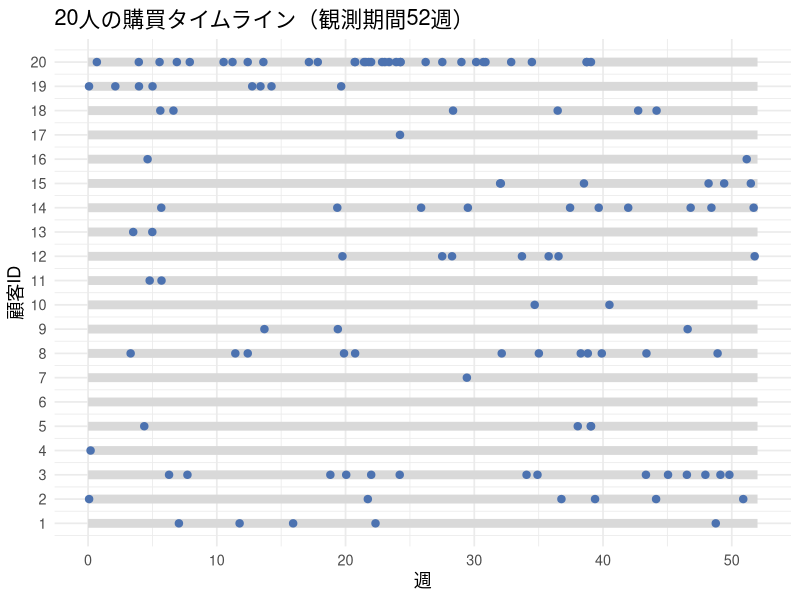
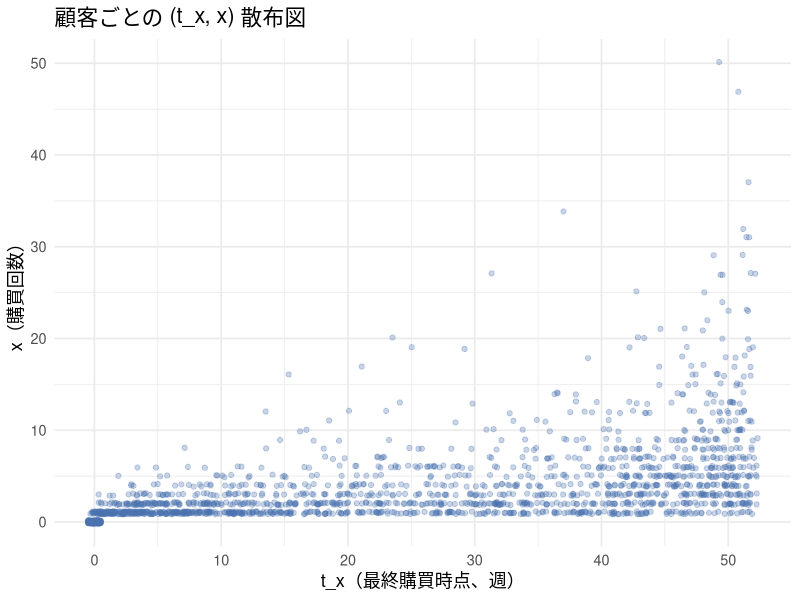
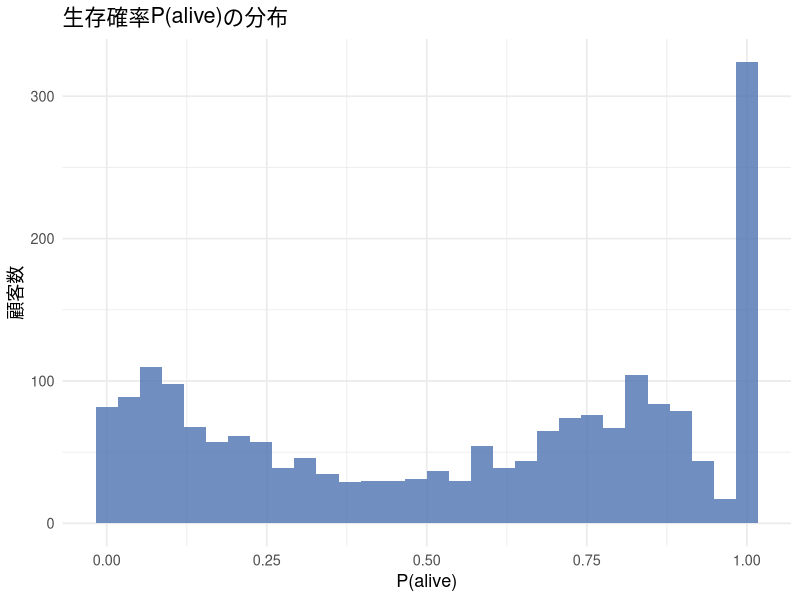
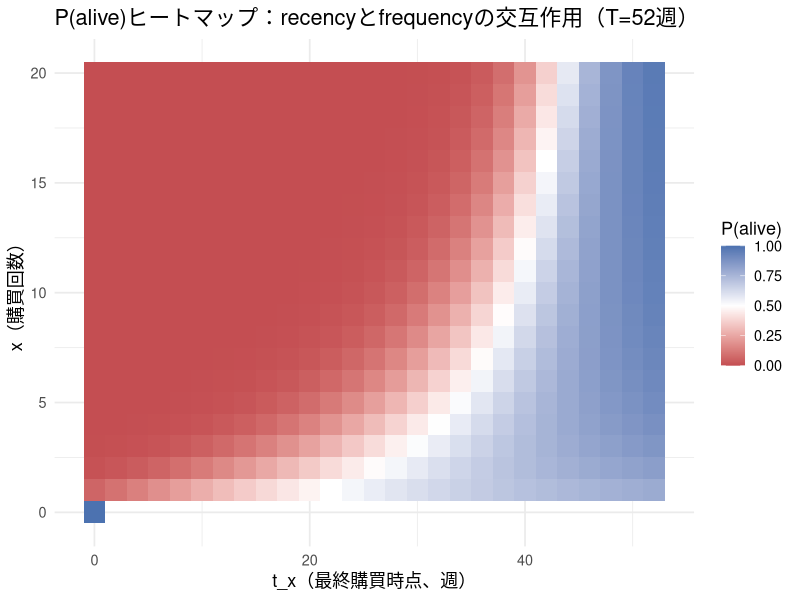
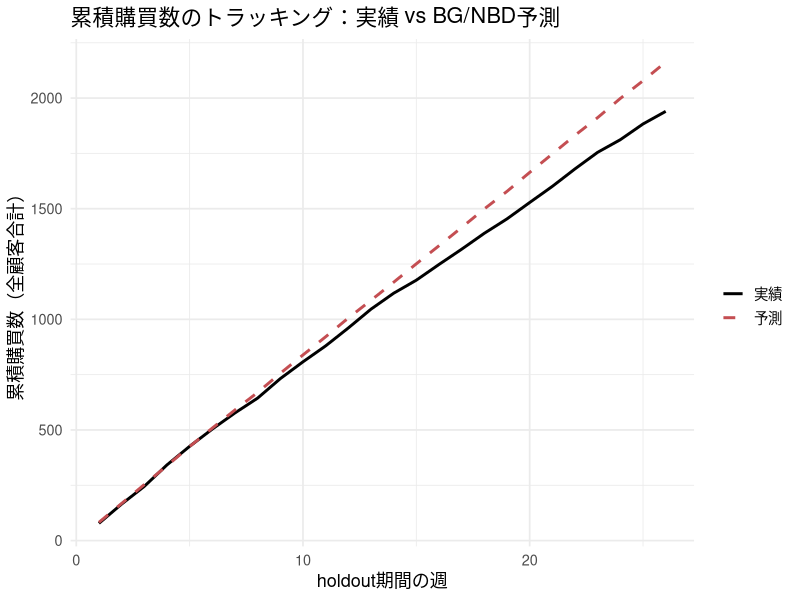
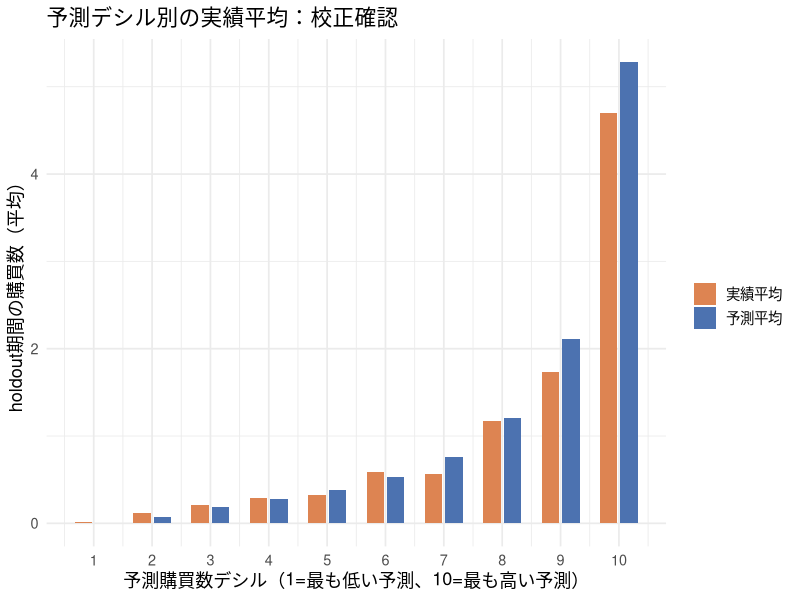

These figures' R source, in order:
## ---- chunk 1
#| include: false
library(ggplot2)
library(dplyr)
library(tidyr)
library(knitr)

set.seed(202610)

theme_lecture <- function() {
  fam <- if (Sys.info()[["sysname"]] == "Darwin") "Hiragino Sans" else ""
  theme_minimal(base_size = 13, base_family = fam)
}
theme_set(theme_lecture())
knitr::opts_chunk$set(fig.align = "center", dpi = 144)
options(scipen = 8)
## ---- chunk 2
#| label: fig-lec10-timeline
#| fig-cap: "20人分の購買タイムライン（横軸=観測期間の週。点=購買イベント）"

simulate_customer_events <- function(lambda, p_drop, T) {
  t <- 0
  events <- c()
  repeat {
    wait <- rexp(1, rate = lambda)
    t_next <- t + wait
    if (t_next > T) break
    t <- t_next
    events <- c(events, t)
    if (runif(1) < p_drop) break   # 購買直後に確率p_dropで離脱
  }
  events
}

n_demo <- 20
T_demo <- 52
r_demo <- 0.8; alpha_demo <- 6; a_demo <- 0.7; b_demo <- 2.5

lambda_demo <- rgamma(n_demo, shape = r_demo, rate = alpha_demo)
p_demo <- rbeta(n_demo, a_demo, b_demo)

timeline_list <- lapply(1:n_demo, function(i) {
  ev <- simulate_customer_events(lambda_demo[i], p_demo[i], T_demo)
  # 購買0回の顧客は rep(i, 0) が長さ0になり、0行のdata.frameになる（安全）
  data.frame(customer = rep(i, length(ev)), event_time = ev)
})
timeline_df <- do.call(rbind, timeline_list)

ggplot(timeline_df, aes(x = event_time, y = customer)) +
  annotate("segment", x = 0, xend = T_demo, y = 1:n_demo, yend = 1:n_demo,
           color = "gray85", linewidth = 3) +
  geom_point(color = "#4C72B0", size = 2.2) +
  labs(x = "週", y = "顧客ID", title = "20人の購買タイムライン（観測期間52週）") +
  scale_y_continuous(breaks = 1:n_demo)
## ---- chunk 3
#| label: lec10-dgp

N <- 2000
T_cal <- 52     # calibration期間（週）
T_holdout <- 26 # holdout期間（週）
T_total <- T_cal + T_holdout

r_true <- 0.8; alpha_true <- 6; a_true <- 0.7; b_true <- 2.5

lambda_true <- rgamma(N, shape = r_true, rate = alpha_true)
p_true <- rbeta(N, a_true, b_true)

# 各顧客の購買イベントを観測期間全体(calibration+holdout)でシミュレーションする
simulate_full_history <- function(lambda, p_drop, T) {
  t <- 0
  events <- c()
  repeat {
    wait <- rexp(1, rate = lambda)
    t_next <- t + wait
    if (t_next > T) break
    t <- t_next
    events <- c(events, t)
    if (runif(1) < p_drop) break
  }
  events
}

all_events <- vector("list", N)
for (i in 1:N) {
  all_events[[i]] <- simulate_full_history(lambda_true[i], p_true[i], T_total)
}

# calibration期間(52週)だけを見て (x, t_x) を作る(holdoutの情報は使わない)
x_cal  <- sapply(all_events, function(ev) sum(ev <= T_cal))
tx_cal <- sapply(all_events, function(ev) {
  ev_cal <- ev[ev <= T_cal]
  if (length(ev_cal) == 0) 0 else max(ev_cal)
})

cat("calibration期間の購買回数xの分布:\n")
table(cut(x_cal, breaks = c(-1, 0, 1, 2, 3, 5, 10, Inf),
          labels = c("0", "1", "2", "3", "4-5", "6-10", "11+")))
## ---- chunk 4
#| label: fig-lec10-scatter
#| fig-cap: "顧客ごとの (t_x, x) 散布図（calibration期間52週）"

scatter_df <- data.frame(x = x_cal, tx = tx_cal)
ggplot(scatter_df, aes(x = tx, y = x)) +
  geom_jitter(alpha = 0.3, width = 0.5, height = 0.15, color = "#4C72B0") +
  labs(x = "t_x（最終購買時点、週）", y = "x（購買回数）",
       title = "顧客ごとの (t_x, x) 散布図")
## ---- chunk 5
#| label: lec10-loglik

# logsumexp: log(exp(a) + exp(b)) を数値的に安定に計算する
logsumexp2 <- function(log_a, log_b) {
  m <- pmax(log_a, log_b)
  m + log(exp(log_a - m) + exp(log_b - m))
}

# BG/NBDの対数尤度（ベクトル化: x, tx, Tは同じ長さのベクトル）
bgnbd_loglik <- function(r, alpha, a, b, x, tx, T) {
  ln_Bab <- lbeta(a, b)  # 定数(全顧客共通)

  # 第1項(常に生きている経路)
  ln_A0 <- lbeta(a, b + x) - ln_Bab +
    lgamma(r + x) - lgamma(r) +
    r * log(alpha) - (r + x) * log(alpha + T)

  # 第2項(t_xで離脱していた経路)。x=0のときは -Inf にして無視させる
  ln_A1 <- ifelse(
    x > 0,
    lbeta(a + 1, b + x - 1) - ln_Bab +
      lgamma(r + x) - lgamma(r) +
      r * log(alpha) - (r + x) * log(alpha + tx),
    -Inf
  )

  logsumexp2(ln_A0, ln_A1)
}

# optimに渡す負の対数尤度。thetaはlog変換した(r,alpha,a,b)を受け取る(正値制約を外すため)
neg_loglik_bgnbd <- function(theta_log, x, tx, T) {
  params <- exp(theta_log)
  r <- params[1]; alpha <- params[2]; a <- params[3]; b <- params[4]
  -sum(bgnbd_loglik(r, alpha, a, b, x, tx, T))
}
## ---- chunk 6
#| label: lec10-mle

theta_init <- log(c(r = 1, alpha = 1, a = 1, b = 1))

opt_result <- optim(
  par = theta_init,
  fn = neg_loglik_bgnbd,
  x = x_cal, tx = tx_cal, T = rep(T_cal, N),
  method = "L-BFGS-B",
  hessian = TRUE
)

theta_hat <- exp(opt_result$par)
names(theta_hat) <- c("r", "alpha", "a", "b")
theta_hat
## ---- chunk 7
#| label: lec10-recovery-table

true_params <- c(r = r_true, alpha = alpha_true, a = a_true, b = b_true)

recovery_df <- data.frame(
  parameter = names(true_params),
  true_value = true_params,
  estimate = round(theta_hat, 4)
)
kable(recovery_df, caption = "真値とMLE推定値の比較（N=2,000、calibration 52週）")
## ---- chunk 8
#| label: lec10-se

# Hessianはlog-scaleのthetaについてのものなので、delta法で元のスケールのSEに変換する
vcov_log <- solve(opt_result$hessian)
se_log <- sqrt(diag(vcov_log))

# delta法: g(theta) = exp(theta) のとき se(g(theta)) ~ g(theta) * se(theta)
se_orig <- theta_hat * se_log

ci_lower <- theta_hat - 1.96 * se_orig
ci_upper <- theta_hat + 1.96 * se_orig

inference_df <- data.frame(
  parameter = names(true_params),
  true_value = true_params,
  estimate = round(theta_hat, 4),
  se = round(se_orig, 4),
  ci_lower = round(ci_lower, 4),
  ci_upper = round(ci_upper, 4)
)
kable(inference_df, caption = "推定値・標準誤差・95%信頼区間（真値との比較）")
## ---- chunk 9
#| label: lec10-palive-fn

palive_bgnbd <- function(r, alpha, a, b, x, tx, T) {
  ratio <- (alpha + T) / (alpha + tx)
  term <- ifelse(x > 0, (a / (b + x - 1)) * ratio^(r + x), 0)
  1 / (1 + term)
}

# 全顧客にP(alive)を付与する
palive_all <- palive_bgnbd(theta_hat["r"], theta_hat["alpha"], theta_hat["a"], theta_hat["b"],
                           x_cal, tx_cal, T_cal)

cat("P(alive)の要約統計:\n")
summary(palive_all)
## ---- chunk 10
#| label: fig-lec10-palive-hist
#| fig-cap: "P(alive)の分布（全顧客）"

ggplot(data.frame(palive = palive_all), aes(x = palive)) +
  geom_histogram(bins = 30, fill = "#4C72B0", alpha = 0.8) +
  labs(x = "P(alive)", y = "顧客数", title = "生存確率P(alive)の分布")
## ---- chunk 11
#| label: fig-lec10-palive-heatmap
#| fig-cap: "(x, t_x)平面でのP(alive)ヒートマップ（T=52週）"

x_grid  <- 0:20
tx_grid <- seq(0, 52, by = 2)

heatmap_df <- expand.grid(x = x_grid, tx = tx_grid)
# t_x > T になる組み合わせ、あるいは x=0なのにtx>0という不可能な組み合わせは除く
heatmap_df <- heatmap_df[heatmap_df$tx <= T_cal & !(heatmap_df$x == 0 & heatmap_df$tx > 0), ]

heatmap_df$palive <- palive_bgnbd(
  theta_hat["r"], theta_hat["alpha"], theta_hat["a"], theta_hat["b"],
  heatmap_df$x, heatmap_df$tx, T_cal
)

ggplot(heatmap_df, aes(x = tx, y = x, fill = palive)) +
  geom_tile() +
  scale_fill_gradient2(low = "#C44E52", mid = "white", high = "#4C72B0",
                        midpoint = 0.5, limits = c(0, 1)) +
  labs(x = "t_x（最終購買時点、週）", y = "x（購買回数）", fill = "P(alive)",
       title = "P(alive)ヒートマップ：recencyとfrequencyの交互作用（T=52週）")
## ---- chunk 12
#| label: lec10-recency-frequency-example

# T=52週、最終購買が44週目(=最後の購買から8週間の沈黙)で固定し、xを変える
tx_fixed <- 44
example_df <- data.frame(x = c(1, 2, 3, 5, 8, 12, 20))
example_df$palive <- palive_bgnbd(
  theta_hat["r"], theta_hat["alpha"], theta_hat["a"], theta_hat["b"],
  example_df$x, tx_fixed, T_cal
)
kable(example_df, digits = 4,
      caption = "recency固定(最終購買から8週間沈黙)でも、frequencyでP(alive)が変わる")
## ---- chunk 13
#| label: lec10-forecast-fn

# 1顧客についてholdout期間の購買回数をシミュレーションする(S回の平均)
simulate_holdout_purchases <- function(r_hat, alpha_hat, x, tx, T_cal, p_alive, H, S = 30) {
  lambda_post <- rgamma(S, shape = r_hat + x, rate = alpha_hat + T_cal)
  is_alive <- runif(S) < p_alive
  # 生きている場合のみ、率lambda_postでH期間のPoisson到着数を発生させる
  n_events <- rpois(S, lambda = lambda_post * H)
  n_events[!is_alive] <- 0
  mean(n_events)
}
## ---- chunk 14
#| label: lec10-holdout-weekly

# holdout期間(26週)を1週ずつ前向きにシミュレーションし、週次購買数を数える
simulate_holdout_weekly <- function(r_hat, alpha_hat, x, tx, T_cal, p_alive, n_weeks, S = 20) {
  lambda_post <- rgamma(S, shape = r_hat + x, rate = alpha_hat + T_cal)
  is_alive <- runif(S) < p_alive
  weekly_counts <- matrix(0, nrow = S, ncol = n_weeks)
  for (s in 1:S) {
    if (!is_alive[s]) next
    counts <- rpois(n_weeks, lambda = lambda_post[s])  # 週ごとに独立にPoisson(lambda)
    weekly_counts[s, ] <- counts
  }
  colMeans(weekly_counts)
}

# 全顧客についてholdoutの週次予測購買数を積み上げる(計算量を抑えるためS=20)
pred_weekly_matrix <- matrix(0, nrow = N, ncol = T_holdout)
for (i in 1:N) {
  pred_weekly_matrix[i, ] <- simulate_holdout_weekly(
    theta_hat["r"], theta_hat["alpha"], x_cal[i], tx_cal[i], T_cal, palive_all[i], T_holdout, S = 20
  )
}
pred_weekly_total <- colSums(pred_weekly_matrix)
pred_indiv_total  <- rowSums(pred_weekly_matrix)   # 個人ごとの予測合計(デシル分析用)

# 実測: holdout期間(52-78週)の週次購買数
actual_weekly_total <- sapply(1:T_holdout, function(w) {
  sum(sapply(all_events, function(ev) sum(ev > T_cal + w - 1 & ev <= T_cal + w)))
})
actual_indiv_total <- sapply(all_events, function(ev) sum(ev > T_cal))
## ---- chunk 15
#| label: fig-lec10-tracking
#| fig-cap: "holdout期間(26週)の週次累積購買数：実績 vs 予測"

tracking_df <- data.frame(
  week = 1:T_holdout,
  actual_cum = cumsum(actual_weekly_total),
  predicted_cum = cumsum(pred_weekly_total)
) %>%
  pivot_longer(cols = c(actual_cum, predicted_cum), names_to = "type", values_to = "cum_purchases")

ggplot(tracking_df, aes(x = week, y = cum_purchases, color = type, linetype = type)) +
  geom_line(linewidth = 1) +
  scale_color_manual(values = c("actual_cum" = "black", "predicted_cum" = "#C44E52"),
                      labels = c("実績", "予測")) +
  scale_linetype_manual(values = c("actual_cum" = "solid", "predicted_cum" = "dashed"),
                         labels = c("実績", "予測")) +
  labs(x = "holdout期間の週", y = "累積購買数（全顧客合計）", color = "", linetype = "",
       title = "累積購買数のトラッキング：実績 vs BG/NBD予測")
## ---- chunk 16
#| label: fig-lec10-calibration
#| fig-cap: "予測購買数デシル別の実績平均購買数（校正確認）"

decile_df <- data.frame(pred = pred_indiv_total, actual = actual_indiv_total) %>%
  mutate(decile = ntile(pred, 10)) %>%
  group_by(decile) %>%
  summarise(pred_mean = mean(pred), actual_mean = mean(actual), n = n())

decile_long <- decile_df %>%
  select(decile, pred_mean, actual_mean) %>%
  pivot_longer(cols = c(pred_mean, actual_mean), names_to = "type", values_to = "value")

ggplot(decile_long, aes(x = decile, y = value, fill = type)) +
  geom_col(position = position_dodge(width = 0.7), width = 0.6) +
  scale_fill_manual(values = c("pred_mean" = "#4C72B0", "actual_mean" = "#DD8452"),
                     labels = c("実績平均", "予測平均")) +
  scale_x_continuous(breaks = 1:10) +
  labs(x = "予測購買数デシル（1=最も低い予測、10=最も高い予測）",
       y = "holdout期間の購買数（平均）", fill = "",
       title = "予測デシル別の実績平均：校正確認")
## ---- chunk 17
#| label: lec10-clv-example

margin <- 1500          # 1回の購買あたりの粗利(円)
annual_discount <- 0.10 # 年率割引率
weekly_discount <- annual_discount / 52
horizon_weeks <- 104    # 2年先まで

compute_clv <- function(r_hat, alpha_hat, x, tx, T_cal, p_alive, horizon, weekly_d, margin, S = 200) {
  lambda_post <- rgamma(S, shape = r_hat + x, rate = alpha_hat + T_cal)
  is_alive <- runif(S) < p_alive
  discount_factors <- 1 / (1 + weekly_d)^(1:horizon)
  discounted_expected <- sapply(lambda_post, function(lam) sum(lam * discount_factors))
  discounted_expected[!is_alive] <- 0
  margin * mean(discounted_expected)
}

# 上位顧客の例(頻繁に買い、最近も購買がある)と平均的顧客の例を比較する
clv_top <- compute_clv(theta_hat["r"], theta_hat["alpha"], x = 15, tx = 50,
                        T_cal = T_cal, p_alive = palive_bgnbd(theta_hat["r"], theta_hat["alpha"],
                                                                theta_hat["a"], theta_hat["b"], 15, 50, T_cal),
                        horizon = horizon_weeks, weekly_d = weekly_discount, margin = margin)

clv_avg <- compute_clv(theta_hat["r"], theta_hat["alpha"], x = 3, tx = 30,
                        T_cal = T_cal, p_alive = palive_bgnbd(theta_hat["r"], theta_hat["alpha"],
                                                                theta_hat["a"], theta_hat["b"], 3, 30, T_cal),
                        horizon = horizon_weeks, weekly_d = weekly_discount, margin = margin)

cat("上位顧客例(x=15,t_x=50)のCLV:", round(clv_top), "円\n")
cat("平均的顧客例(x=3,t_x=30)のCLV:", round(clv_avg), "円\n")
cat("CLV比(上位/平均):", round(clv_top / clv_avg, 2), "倍\n")
